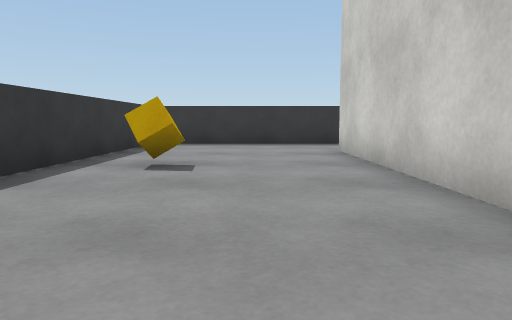
View 1 (above)

17 first-person views from a walk through a Unity game level. The camera is 0.59 m above the floor, tilts 6° down and sees 70° across. The floor is counted in squares, 1 m on a side. Each view is taken from the middle of a square. On the plan, view 1 faces up. The plan holds only what a view shows up to about 10 squares ahead; the rest is blank. The player is left out. Surface patterns are stand-ins for the level's own textures.

View 2
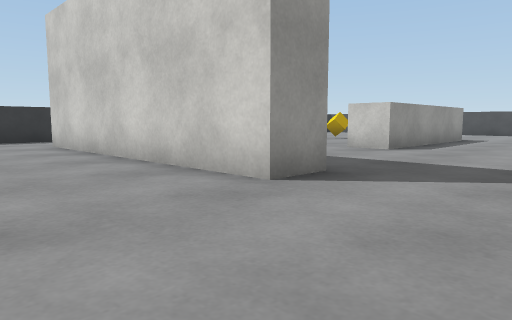

View 3
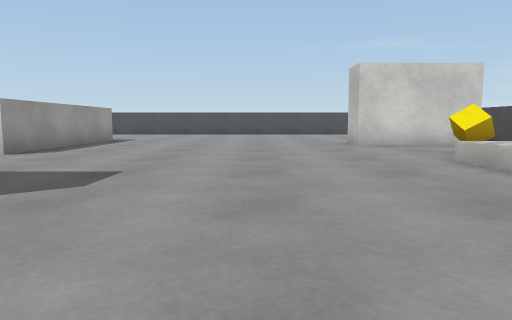

View 4
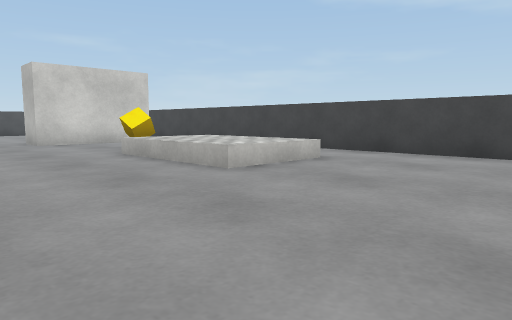

View 5
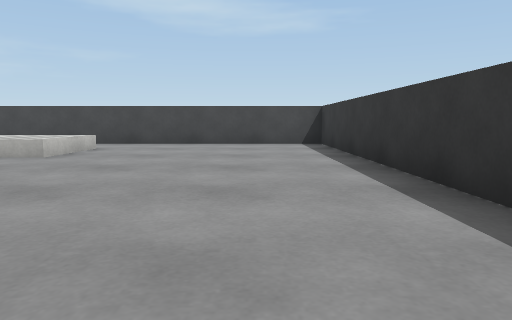

View 6
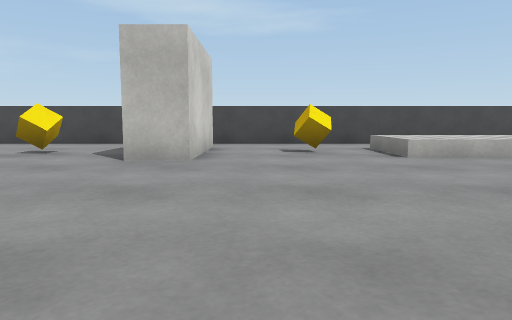

View 7
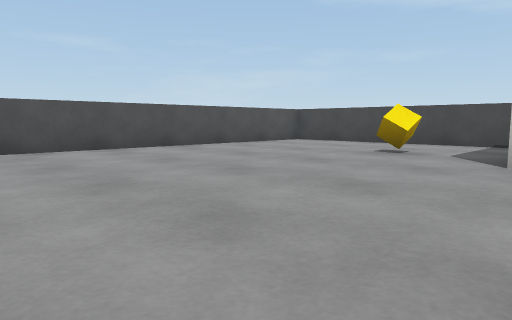

View 8
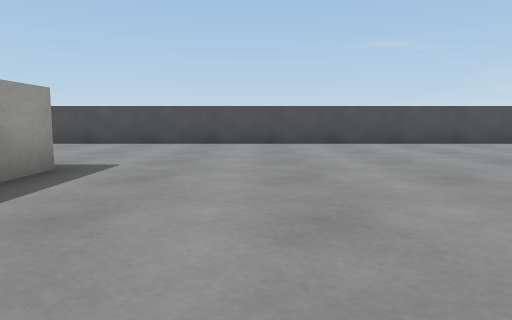

View 9
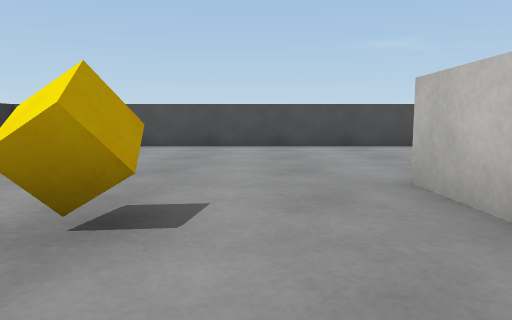

View 10
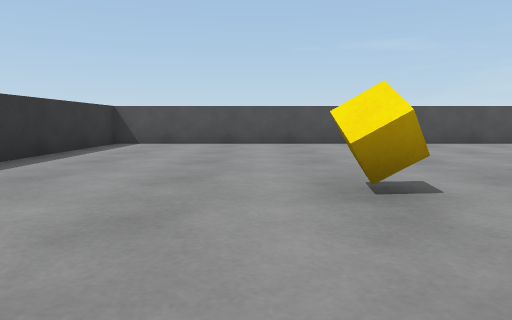

View 11
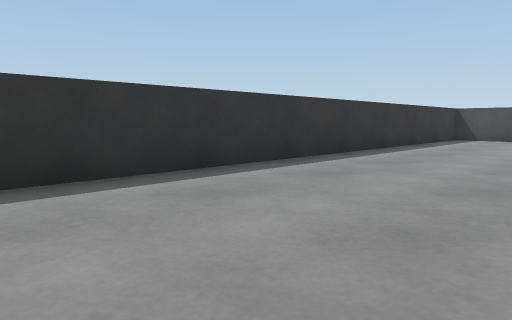

View 12
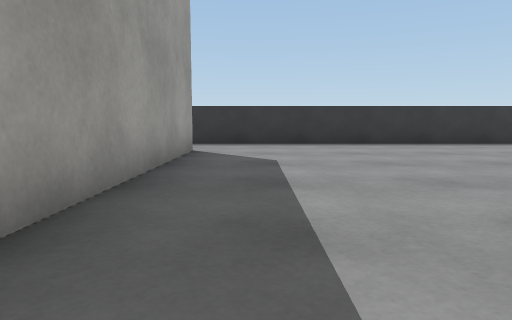

View 13
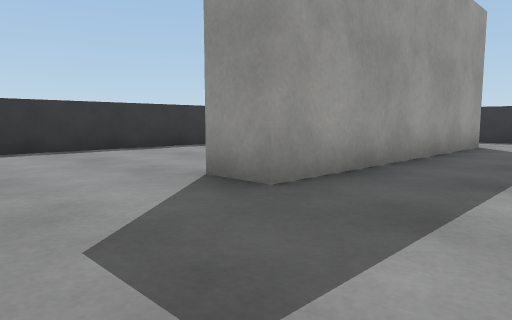

View 14
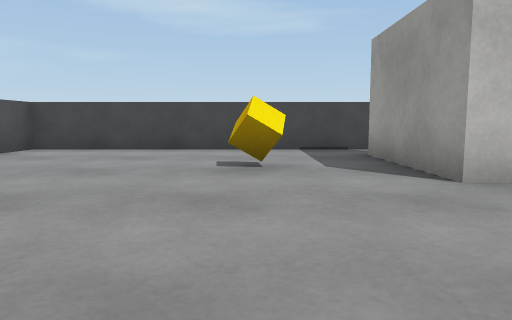

View 15
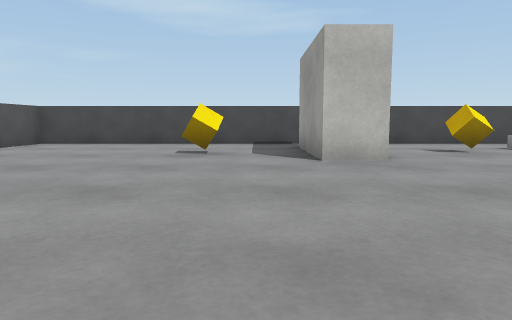

View 16
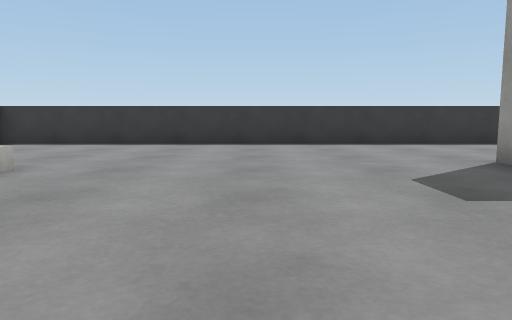

View 17
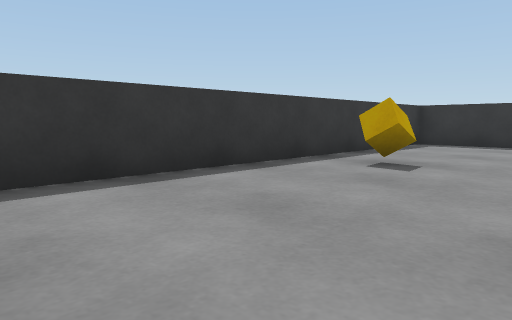

### Floor plan
Points are (right, up) in squares from view 1. A wall is a line through its corners. A room is listed if a view was taken in it or the views show most of it. See-through windows are left out.
Room 1 (views 1, 2, 3, 4, 5, 6, 7, 8, 9, 10, 11, 12, 13, 14, 15, 16, 17)
walls: (10, 2.5) (11.5, 2.5); (11.5, 1.5) (6.5, 1.5) (6.5, 2.5); (2.7, 7.6) (2.7, 0.5) (1.7, 0.5) (1.7, 7.5); (9, -8.5) (9, -5.5) (10, -5.5) (10, -8.5); (-2.7, 9.7) (-2.7, -9.8) (16.7, -9.8) (16.7, 9.7) (-2.7, 9.7)
low walls: (2.5, -8) (2.5, -6) (5.5, -6) (5.5, -8)
objects: cube (-1, 5); cube (7, -7); cube (10, 5); cube (12, -7)

Where each view was taken, in squares from view 1:
view 1: 0 up, 0 right, facing up
view 2: 2 down, 1 left, facing up-right
view 3: 3 down, 0 right, facing right
view 4: 3 down, 1 left, facing down-right
view 5: 0 up, 1 left, facing down
view 6: 0 up, 8 right, facing down
view 7: 0 up, 9 right, facing down-right
view 8: 1 down, 7 right, facing right
view 9: 4 up, 8 right, facing right
view 10: 6 up, 7 right, facing right
view 11: 6 up, 4 right, facing up-right
view 12: 0 up, 4 right, facing up
view 13: 2 down, 5 right, facing up-left
view 14: 2 down, 12 right, facing down
view 15: 0 up, 11 right, facing down
view 16: 3 down, 7 right, facing left
view 17: 0 up, 1 right, facing up-left
